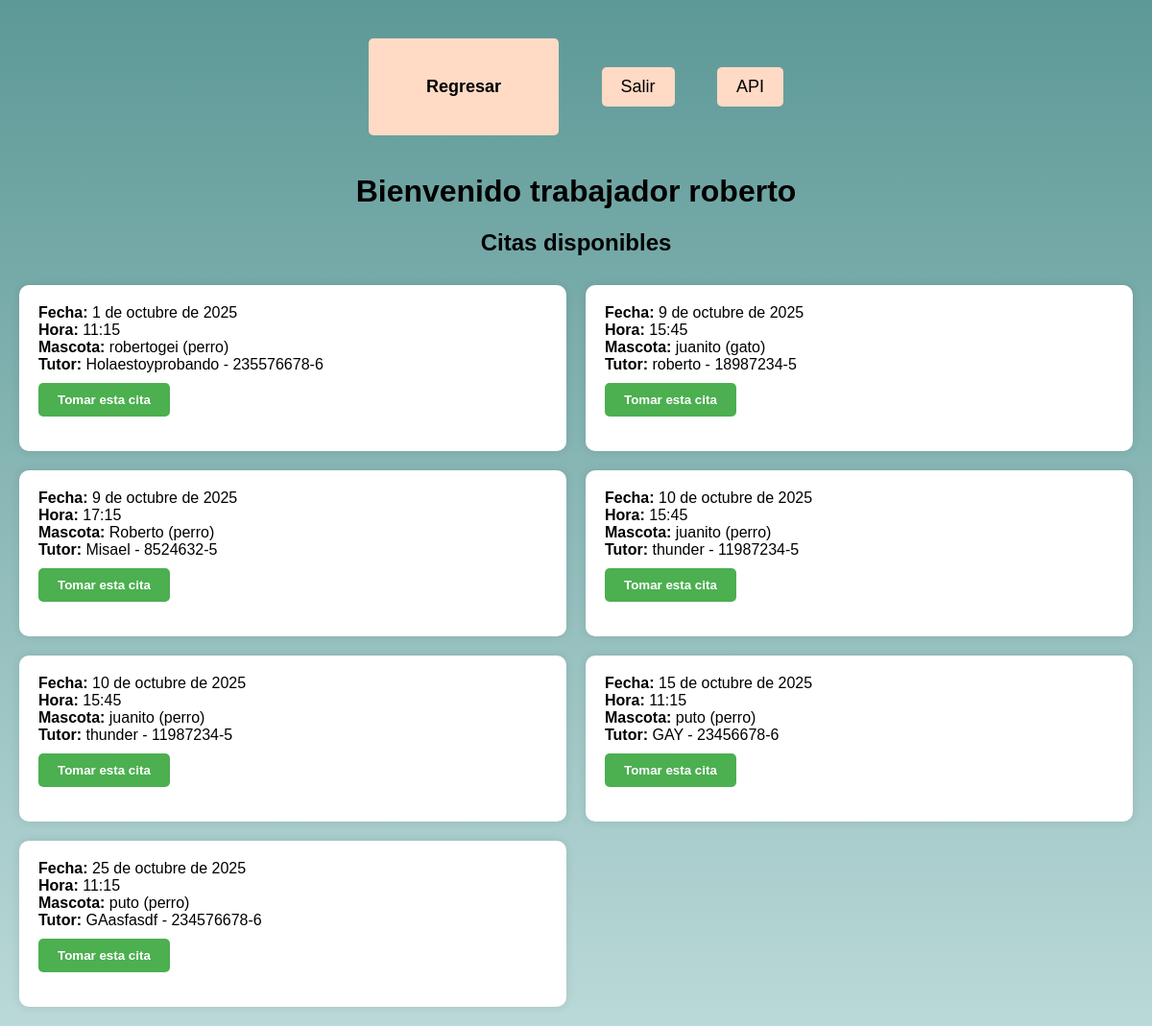
Page /Trabajadores/ (signed in) on the committed database.
### appvet/models.py (models this page shows, shortened)
class UserVeterinaria(AbstractUser):
    es_trabajador = models.BooleanField(default=False)
    es_cliente = models.BooleanField(default=False)

class Cita(models.Model):
    nombre_propietario = models.CharField(max_length=100)
    rut_propietario = models.CharField(max_length=12)
    tipo_mascota = models.CharField(max_length=20)
    nombre_mascota = models.CharField(max_length=100)
    fecha_cita = models.DateField()
    hora_cita = models.TimeField()
    propietario = models.ForeignKey(UserVeterinaria, on_delete=models.CASCADE, null=True, blank=True)
    trabajador_asignado = models.ForeignKey(
        settings.AUTH_USER_MODEL,
        on_delete=models.SET_NULL,
        null=True,
        blank=True,
        related_name='citas_asignadas'
    )

### appvet/views.py (the view)
# urls.py: path('Trabajadores/', views.panel_trabajador, name='trabajador'),
@login_required
def panel_trabajador(request):
    citas = Cita.objects.all().order_by('fecha_cita', 'hora_cita')
    print("citas encontradas: ", Cita.objects.count())
    if request.method == 'POST':
        cita_id = request.POST.get('cita_id')
        cita = Cita.objects.get(id=cita_id)
        if not cita.trabajador_asignado:
            cita.trabajador_asignado = request.user
            cita.save()
    return render(request, 'trabajadores.html', {
        'UserVeterinaria': request.user,
        'citas': citas
    })

### appvet/templates/trabajadores.html (shortened to what this page needs)
<head>
    <link rel="stylesheet" href="/static/style_revhrtrab.css">
</head>
<body>
  <a href="/" class="a h1"><h1>Regresar</h1></a>
  <a href="{% url 'logoutT' %}">Salir</a>
  <a href="{% url 'API' %}">API</a>
  <h1>Bienvenido trabajador {{ UserVeterinaria.username }}</h1>
  <h2>Citas disponibles</h2>
<div class="citas-grid">
  {% for cita in citas %}
    <div class="cita-card">
      <strong>Fecha:</strong> {{ cita.fecha_cita }}<br>
      <strong>Hora:</strong> {{ cita.hora_cita }}<br>
      <strong>Mascota:</strong> {{ cita.nombre_mascota }} ({{ cita.tipo_mascota }})<br>
      <strong>Tutor:</strong> {{ cita.nombre_propietario }} - {{ cita.rut_propietario }}<br>
      {% if cita.trabajador_asignado %}
        <p><strong>Asignada a:</strong> {{ cita.trabajador_asignado.username }}</p>
      {% else %}
        <form method="post" style="margin-top: 10px;">
          <button type="submit">Tomar esta cita</button>
        </form>
      {% endif %}
    </div>
  {% endfor %}
</div>
</body>

### appvet/static/style_revhrtrab.css (style rules this page uses)
body { font-family: Arial, sans-serif; margin: 0; padding: 20px; background: linear-gradient(to bottom, #5D9997, #BAD9D8); text-align: center; }
a { font-size: 18px; margin: 20px; padding: 10px 20px; background-color: #FFDAC5; color: black; border-radius: 5px; text-decoration: none; display: inline-block; }
h1 { margin-top: 20px; }
.citas-grid { display: grid; grid-template-columns: repeat(2, 1fr); gap: 20px; justify-content: center; margin-top: 30px; }
.cita-card { background-color: #ffffff; padding: 20px; border-radius: 10px; box-shadow: 0 0 10px rgba(0,0,0,0.1); text-align: left; }
button[type="submit"] { background-color: #4CAF50; color: white; border: none; padding: 10px 20px; border-radius: 5px; cursor: pointer; font-weight: bold; transition: background-color 0.3s ease; }
a h1 { font-size: 18px; margin: 20px; padding: 10px 20px; background-color: #FFDAC5; color: black; border-radius: 5px; text-decoration: none; display: inline-block; }

### rows in the picture
UserVeterinaria: username "roberto"
Cita: fecha_cita "1 de octubre de 2025", hora_cita "11:15", nombre_mascota "robertogei", tipo_mascota "perro", nombre_propietario "Holaestoyprobando", rut_propietario "235576678-6"
Cita: fecha_cita "9 de octubre de 2025", hora_cita "15:45", nombre_mascota "juanito", tipo_mascota "gato", nombre_propietario "roberto", rut_propietario "18987234-5"
Cita: fecha_cita "9 de octubre de 2025", hora_cita "17:15", nombre_mascota "Roberto", tipo_mascota "perro", nombre_propietario "Misael", rut_propietario "8524632-5"
Cita: fecha_cita "10 de octubre de 2025", hora_cita "15:45", nombre_mascota "juanito", tipo_mascota "perro", nombre_propietario "thunder", rut_propietario "11987234-5"
Cita: fecha_cita "10 de octubre de 2025", hora_cita "15:45", nombre_mascota "juanito", tipo_mascota "perro", nombre_propietario "thunder", rut_propietario "11987234-5"
Cita: fecha_cita "15 de octubre de 2025", hora_cita "11:15", nombre_mascota "puto", tipo_mascota "perro", nombre_propietario "GAY", rut_propietario "23456678-6"
Cita: fecha_cita "25 de octubre de 2025", hora_cita "11:15", nombre_mascota "puto", tipo_mascota "perro", nombre_propietario "GAasfasdf", rut_propietario "234576678-6"
